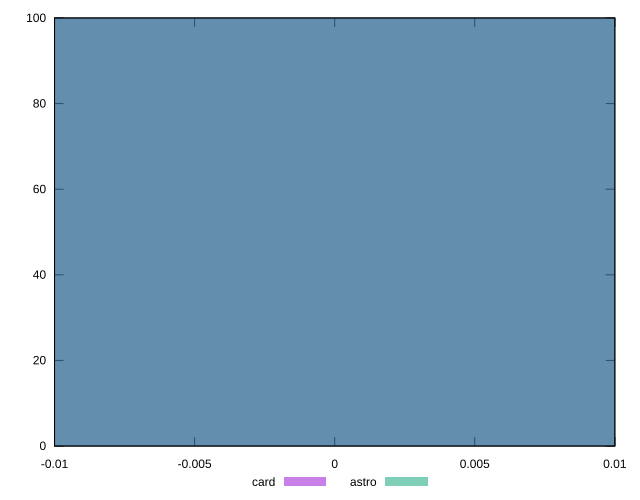

This chart was generated by the following gnuplot code:
reset

$card <<EOF
0 100
EOF

$astro <<EOF
0 100
EOF

set key outside below
set boxwidth 0.1
set xrange [-0.01:0.01]
set yrange [0:100]
set trange [0:100]
set style fill transparent solid 0.5 noborder
set terminal svg size 640, 500 enhanced background rgb 'white'
set output "reports/report_00031_2021-02-24T23-18-18.084Z/duplicated-javascript/comparison/histogram/2_vs_3.svg"

plot $card title "card" with boxes, \
     $astro title "astro" with boxes

reset
